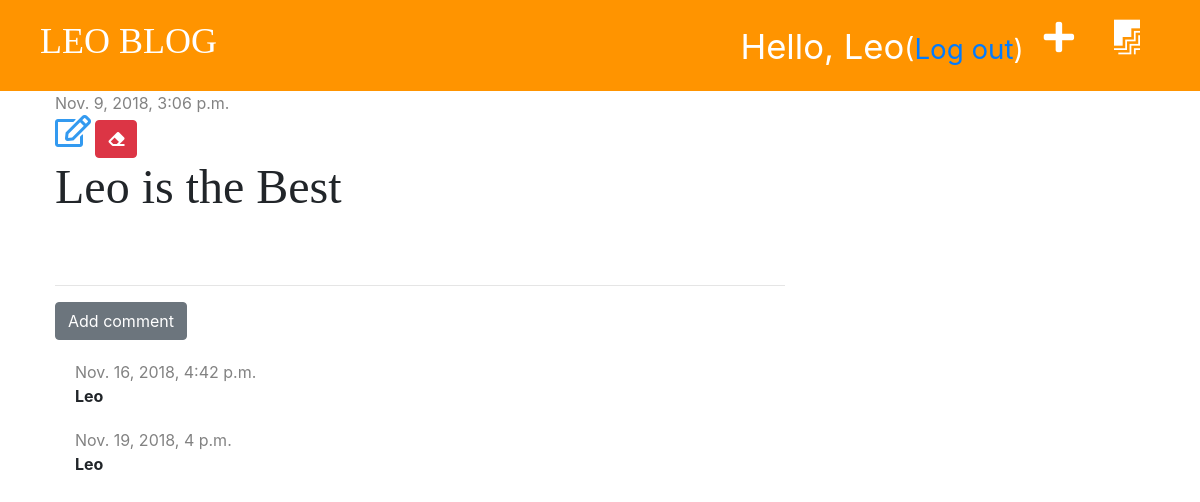
The app's page /post/4/ (signed in) with its own data.
### blog/models.py (models this page shows, shortened)
class Post(models.Model):
    author = models.ForeignKey('auth.User', on_delete=models.CASCADE)
    title = models.CharField(max_length=200)
    text = models.TextField()
    created_date = models.DateTimeField(default=timezone.now)
    published_date = models.DateTimeField(blank=True, null=True)

class Comment(models.Model):
    post = models.ForeignKey('blog.Post', on_delete=models.CASCADE, related_name='comments')
    author = models.CharField(max_length=200)
    text = models.TextField()
    created_date = models.DateTimeField(default=timezone.now)
    approved = models.BooleanField(default=False)

### blog/views.py (the view)
# urls.py: path('post/<int:pk>/', views.post_detail, name='post_detail'),
def post_detail(request, pk):
    post = get_object_or_404(Post, pk=pk)
    stuff_for_frontend = {'post': post}
    return render(request, 'blog/post_detail.html', stuff_for_frontend)

### blog/templatetags/markdownify.py (called while the page is built)
@register.filter
def markdown(value):
    renderer = HighlightRenderer()
    markdown = mistune.Markdown(renderer=renderer)
    return markdown(value)

### blog/templates/blog/post_detail.html (shortened to what this page needs)
{% extends 'blog/base.html' %}
{% load markdownify %}
{% block content %}
    <div class="post">
        {% if post.published_date %}
            <div class="date">
                {{ post.published_date }}
            </div>
        {% else %}
            <a href="{% url 'post_publish' pk=post.pk %}" class="btn btn-primary">Publish</a>
        {% endif %}
        {% if user.is_authenticated %}
        <a href="{% url 'post_edit' pk=post.pk %}"><i class="far fa-edit fa-2x" style="color: #339af0;"></i></a>
        {% endif %}
        {% if user.is_authenticated %}
            <a href="{% url 'post_delete' pk=post.pk %}" class="btn btn-danger"
               onclick="return confirm('Are you sure you want to delete this post?')">
                <i class="fas fa-eraser"></i>
            </a>
        {% endif %}
        <h1>{{ post.title }}</h1>
    </div>
    <hr>
    <a href="{% url 'add_comment_to_post' pk=post.pk %}" class="btn btn-secondary">Add comment</a>
    {% for comment in post.comments.all %}
        {% if user.is_authenticated or comment.approved %}
            <div class="comment">
                <div class="date">
                    {{ comment.created_date }}
                </div>
                    <strong>{{ comment.author }}</strong>
            </div>
        {% endif %}
    {% empty %}
            <p>No comments yet....</p>
    {% endfor %}
{% endblock %}

### blog/templates/blog/base.html (shortened to what this page needs)
{% load staticfiles %}
<!DOCTYPE html>
<html lang="en">
<head>
    <link rel="stylesheet" href="https://maxcdn.bootstrapcdn.com/bootstrap/4.0.0/css/bootstrap.min.css">
    <link rel="stylesheet" href="https://use.fontawesome.com/releases/v5.5.0/css/all.css">
    <link rel="stylesheet" href="{% static 'css/blog.css' %}">
    <link rel="stylesheet" href="{% static 'css/zenburn.css' %}">
</head>
<body>
<div class="page-header">
    {% if user.is_authenticated %}
        <a href="{% url 'post_draft_list' %}" class="top-menu"><i class="fab fa-firstdraft fa-2x" style=" color: #ffffff; float: right; font-size: 26pt; margin-right: 20px;"></i></a>
        <a href="{% url 'post_new' %}" class="top-menu"><i class="fas fa-plus fa-2x" style=" color: #ffffff; float: right; font-size: 26pt; margin-right: 20px;"></i></a>
        <p class="top-menu">Hello, {{ user.username }}<small>(<a href="{% url 'logout' %}">Log out</a>)</small></p>
    {% else %}
        <a href="{% url 'login' %}" class="top-menu"><i class="fas fa-sign-in-alt" style="color: #ffffff; float: right; font-size: 26pt; margin-right: 20px;"></i></a>
    {% endif %}
    <h1><a href="{% url "post_list" %}">LEO BLOG</a></h1>
</div>
<div class="content container">
    <div class="row">
        <div class="col-md-8">
            {% block content %}
            {% endblock %}
        </div>
    </div>
</div>
</body>
</html>

### blog/static/css/blog.css (style rules this page uses)
.page-header { background-color: #ff9400; margin-top: 0; padding: 20px 20px 20px 40px; }
.page-header h1, .page-header h1 a { color: #ffffff; font-size: 36px; text-decoration: none; }
.content { margin-left: 40px; }
h1, h2, h3, h4 { font-family: 'tangerine', 'Inconsolata', 'Droid Sans', serif; font-size: 48px; }
.date { color: #828282; }
.post { margin-bottom: 70px; }
.top-menu { color: #ffffff; float: right; font-size: 26pt; margin-right: 20px; }
.comment { margin: 20px 0px 20px 20px; }

### records on screen
Post: published_date "Nov. 9, 2018, 3:06 p.m.", title "Leo is the Best"
Comment: created_date "Nov. 16, 2018, 4:42 p.m.", author "Leo"
Comment: created_date "Nov. 19, 2018, 4 p.m.", author "Leo"

### other values on screen
{{ user.username }} "Leo"
